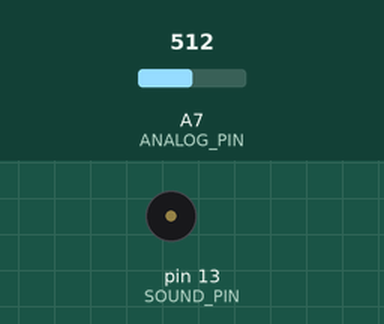
This sketch was run on a simulated Arduino Nano, built with avr-gcc and run on an emulated ATmega328P. Shown: buzzer (waves = sounding). The test bench sets the inputs (shaded band); at power-on: A7 (ANALOG_PIN) = 512. What the sketch prints to the serial monitor is not drawn.

Above: at 0.1 s.
At 5.1 s:
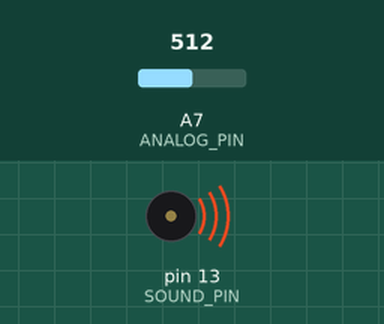
Timing chart, 0 to 6.6 s (numbered marks = the images above):
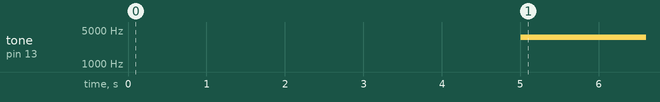

Measured:
- by itself, tone on pin 13 (SOUND_PIN): silent → 3520 Hz at 5.0 s

The sketch:

bluetooth_com_write.ino
```cpp
#include "SoftwareSerial.h"
#include "Statistics.h"
//https://github.com/provideyourown/statistics
#include "pitches.h"

// PARAMETROS CONFIGURAVEIS
#define FA 10               // frequencia de amostragem [hz]
#define QNT_AMOSTRAS 100        // qnt amostras no vetor

// PARAMETROS DO PROGRAMA
#define TX 11             // pino tx (blth)
#define RX 12             // pino rx (blth)
#define ANALOG_PIN A7     // pino leitura do tecido
#define SOUND_PIN 13      // ouput buzzer
#define NOTE_FRACTION 20  // fracao de segundo do som
#define NOTE NOTE_A7      // nota musical do buzzer
#define BAUD_RATE 115200  // baud rate

// instanciando pino tx e rx do bluetooth
SoftwareSerial blth(RX, TX);

// instanciando Statistics com 10 valores
Statistics stat(QNT_AMOSTRAS);
float TA = (1.0 / FA) * 1000.0; // tempo de amostragem em ms
unsigned long time_now = 0;
unsigned long time_to_alarm = 0;

int val;
float meanVal;
float maxVal;
float minVal;
float stdDev;
float std_alarm = 15;        // desvio padrao limite para alarme
float carencia = 5;          // tempo para disparo de alarme [s]

void setup() {
  //inciando comunicacao no serial monitor e bluetooth
  Serial.begin(BAUD_RATE);
  blth.begin(9600);
  // iniciando estatistica (stat)
  stat.reset();
}

void loop() {
  time_now = millis();
  maxVal = stat.maxVal();
  minVal = stat.minVal();
  if (millis() < time_now + TA) {

    // valor lido do tecido, entre 0-255
    val = analogRead(ANALOG_PIN);
    //  byte mappedVal = map(val,40,70,0,255);

    // incluindo o valor no array de stat
    stat.addData(val);

    // media e desvio padrao
    meanVal = stat.mean();
    stdDev = stat.stdDeviation();

    byte mappedMean = map(meanVal, minVal, maxVal, 0, 255);

    // soa alarme de desvio padrao < 40
    if (stdDev <= std_alarm) {
      if (millis() > (time_to_alarm + carencia * 1000)) {
        triggerAlarm();
      }
    } else {
      time_to_alarm = millis();
    }

    Serial.print(0);  // To freeze the lower limit
    Serial.print(" ");
    Serial.print(255);  // To freeze the upper limit
    Serial.print(" ");
    Serial.print(mappedMean);
    Serial.print(" ");
    Serial.println(stdDev);

    //      Serial.print(",");
    //      Serial.println(stdDev);

        blth.print(mappedMean);
        blth.print("\n");
  }

}

void triggerAlarm() {
  int noteDuration = 1000 / NOTE_FRACTION;
  tone(13, NOTE , noteDuration);
}
```

Statistics.h
```cpp
// (licence header left out)
/*  * * * * * * * * * * * * * * * * * * * * * * * * * * *
 Statistics Library
 Author: Scott Daniels
 Website: http://provideyourown.com
* * * * * * * * * * * * * * * * * * * * * * * * * * * * */

/**
This library uses some 'tricks' in order to perform statistical
analysis without storing each data point - thus making it micro-
friendly. To save even more memory there are two versions - a floating
point and an integer version. The integer version saves about 200
bytes of SRAM if you don't require floating point in your code.

In order to avoid storing individual data points, a running total
is stored instead. When creating the Statistics object, the sample
size is chosen. When data overruns this sample size, older values are
sloughed off the total. The way this is done is by sloughing off the
average of all the points collected.

In a similar way, the variance is stored (from which std deviation
is calculated). Normally, the variance is the sum of the squares of
the difference between the data points and the mean. Since the mean
is not yet known, the square of the actual data point is used instead.
Then, when it is time to calculate the variance, the mean squared times
the number of data points is subtracted from the variance total. This
turns out to be the true variance by virtue of associative principle.
*/


#ifndef Statistics_h
#define Statistics_h

#include <float.h>
#include <math.h>

#define sqr(x) ((x)*(x))

class Statistics {
  public:
    Statistics(int numSamples) : mNumSamples(numSamples), mCurrNumSamples(0), mTotal(0), mRefVariance(0), mMin(FLT_MAX), mMax(-FLT_MAX) {}

    void setNewSampleSize(int numSamples)
    {
      mNumSamples = numSamples;
      reset();
    }

    void reset()
    {
      mCurrNumSamples = 0;
      mTotal = 0;
      mRefVariance = 0;
      mMin = FLT_MAX;
      mMax = -FLT_MAX;
    }

    void addData(float val)
    {
      if (mCurrNumSamples >= mNumSamples) // reduce samples total by one sample value
      {
        mTotal = mTotal * (mNumSamples - 1) / mNumSamples;
        mRefVariance = mRefVariance * (mNumSamples - 1) / mNumSamples;
      }
      else
        mCurrNumSamples++; // increment the current number
      mTotal += val;
      mRefVariance += val*val; // add the square of val (referenced to zero)
      if (val > mMax)
        mMax = val;
      if (val < mMin)
        mMin = val;
    }

    float mean() const { return mTotal / mCurrNumSamples; }
    float variance() const { return (mRefVariance - (mCurrNumSamples * sqr(mean()))) / mCurrNumSamples; }
    float stdDeviation() const { return sqrt(variance()); }
    float maxVal() const { return mMax; }
    float minVal() const { return mMin; }

    float total() const { return mTotal; }
    unsigned int samples() const { return mCurrNumSamples; }
    unsigned int sampleSize() const { return mNumSamples; }


  protected:
    unsigned int mNumSamples;
    unsigned int mCurrNumSamples;
    float mTotal;
    float mRefVariance; // not true variance - it must be calculated
    float mMin;
    float mMax;
};

#endif // #define statistics_h
```

pitches.h
```cpp
/*************************************************
 * Public Constants
 *************************************************/

#define NOTE_B0  31
#define NOTE_C1  33
#define NOTE_CS1 35
#define NOTE_D1  37
#define NOTE_DS1 39
#define NOTE_E1  41
#define NOTE_F1  44
#define NOTE_FS1 46
#define NOTE_G1  49
#define NOTE_GS1 52
#define NOTE_A1  55
#define NOTE_AS1 58
#define NOTE_B1  62
#define NOTE_C2  65
#define NOTE_CS2 69
#define NOTE_D2  73
#define NOTE_DS2 78
#define NOTE_E2  82
#define NOTE_F2  87
#define NOTE_FS2 93
#define NOTE_G2  98
#define NOTE_GS2 104
#define NOTE_A2  110
#define NOTE_AS2 117
#define NOTE_B2  123
#define NOTE_C3  131
#define NOTE_CS3 139
#define NOTE_D3  147
#define NOTE_DS3 156
#define NOTE_E3  165
#define NOTE_F3  175
#define NOTE_FS3 185
#define NOTE_G3  196
#define NOTE_GS3 208
#define NOTE_A3  220
#define NOTE_AS3 233
#define NOTE_B3  247
#define NOTE_C4  262
#define NOTE_CS4 277
#define NOTE_D4  294
#define NOTE_DS4 311
#define NOTE_E4  330
#define NOTE_F4  349
#define NOTE_FS4 370
#define NOTE_G4  392
#define NOTE_GS4 415
#define NOTE_A4  440
#define NOTE_AS4 466
#define NOTE_B4  494
#define NOTE_C5  523
#define NOTE_CS5 554
#define NOTE_D5  587
#define NOTE_DS5 622
#define NOTE_E5  659
#define NOTE_F5  698
#define NOTE_FS5 740
#define NOTE_G5  784
#define NOTE_GS5 831
#define NOTE_A5  880
#define NOTE_AS5 932
#define NOTE_B5  988
#define NOTE_C6  1047
#define NOTE_CS6 1109
#define NOTE_D6  1175
#define NOTE_DS6 1245
#define NOTE_E6  1319
#define NOTE_F6  1397
#define NOTE_FS6 1480
#define NOTE_G6  1568
#define NOTE_GS6 1661
#define NOTE_A6  1760
#define NOTE_AS6 1865
#define NOTE_B6  1976
#define NOTE_C7  2093
#define NOTE_CS7 2217
#define NOTE_D7  2349
#define NOTE_DS7 2489
#define NOTE_E7  2637
#define NOTE_F7  2794
#define NOTE_FS7 2960
#define NOTE_G7  3136
#define NOTE_GS7 3322
#define NOTE_A7  3520
#define NOTE_AS7 3729
#define NOTE_B7  3951
#define NOTE_C8  4186
#define NOTE_CS8 4435
#define NOTE_D8  4699
#define NOTE_DS8 4978
```
